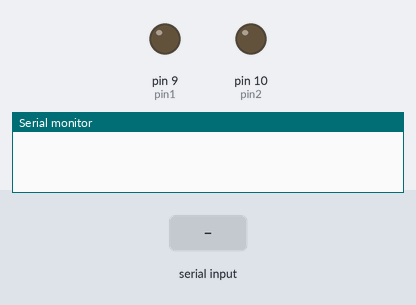
A sketch run on a simulated Arduino Uno, built with avr-gcc and run on an emulated ATmega328P. Shown: output pins drawn as LEDs (lit = HIGH), the last lines printed to the serial monitor. Inputs (shaded band) come from the test bench.

Above: at 1.2 s.
1.3 s: "175" received over Serial
At 2.2 s:
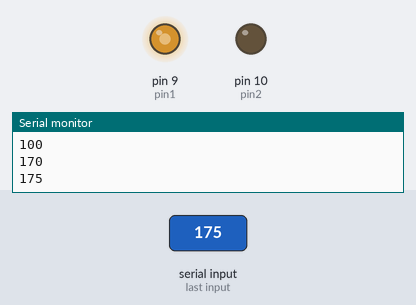
2.8 s: "100" received over Serial
At 3.3 s:
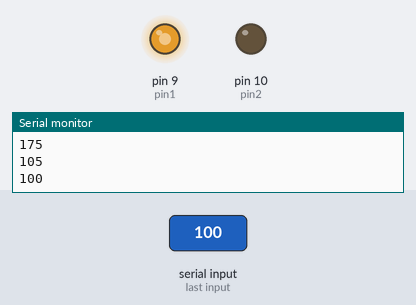
Timing chart, 0 to 5.8 s (numbered marks = the images above; inputs shaded):
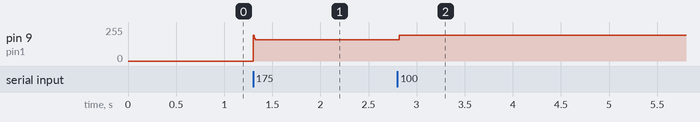

The sketch:

dennjisyaku.ino
```cpp
int pin1 = 9;
int pin2 =10;

char data[3]="200";
int flag=0;
int flag2=100;
int data2=0;

void setup() {
  pinMode(pin1, OUTPUT);
  pinMode(pin2, OUTPUT);

  digitalWrite(pin1, LOW);
  digitalWrite(pin2, LOW);

  Serial.begin(9600);
}

void loop() {

   if(Serial.available()>0){
    char inbyte=Serial.read();
    InData(inbyte);
    Serial.println(data);
  }


  //rotate forward
  digitalWrite(pin2, LOW);
  /*
  for(int i=0; i<=255; i++){
    analogWrite(pin1, i);
    delay(10);
  }
  for(int i=255; i>=0; i--){
    analogWrite(pin1, i);
    delay(10);
  }
  */

  if(strcmp(data, "175")>0 && strcmp(data,"200")<=0){
    analogWrite(pin1, 159);
    delay(10);
  }

  if(strcmp(data, "150")>0 && strcmp(data,"175")<=0){
    analogWrite(pin1, 171);
    delay(10);
  }

  if(strcmp(data, "125")>0 && strcmp(data,"150")<=0){
    analogWrite(pin1, 183);
    delay(10);
  }

  if(strcmp(data, "100")>0 && strcmp(data,"125")<=0){
    analogWrite(pin1, 195);
    delay(10);
  }

  if(strcmp(data, "075")>0 && strcmp(data,"100")<=0){
    analogWrite(pin1, 207);
    delay(10);
  }

  if(strcmp(data, "050")>0 && strcmp(data,"075")<=0){
    analogWrite(pin1, 219);
    delay(10);
  }

  if(strcmp(data, "025")>0 && strcmp(data,"050")<=0){
    analogWrite(pin1, 231);
    delay(10);
  }

  if(strcmp(data, "000")>0 && strcmp(data,"025")<=0){
    analogWrite(pin1, 243);
    delay(10);
  }

  if(strcmp(data, "000")==0){
    analogWrite(pin1, 255);
    delay(10);
  }
/*
  //rotate reverse
  digitalWrite(pin1, LOW);
  for(int i=0; i<=255; i++){
    analogWrite(pin2, i);
    delay(10);
  }
  for(int i=255; i>=0; i--){
    analogWrite(pin2, i);
    delay(10);
  }
  */
}


void InData(char rec){
  if(rec=='0' || rec=='1' || rec=='2' || rec=='3' || rec=='4' || rec=='5' || rec=='6' || rec=='7' || rec=='8' || rec=='9'){
    data[flag]=rec;
    flag++;
    if(flag>2){flag=0;}
  }
}


void CharToInt(char c[]){
  for(int i=0; i<3; i++){
    switch(c[i]){
      case '0':
        data2+=0;
      case '1':
        data2+=flag2;
      case '2':
        data2+=flag2*2;
      case '3':
        data2+=flag2*2;
      case '4':
        data2+=flag2*2;
      case '5':
        data2+=flag2*2;
      case '6':
        data2+=flag2*2;
      case '7':
        data2+=flag2*2;
      case '8':
        data2+=flag2*2;
      case '9':
        data2+=flag2*2;
    }
  }

}
```

Measured:
- after the input at 1.3 s, pin 9 (pin1): 0/255 → 159/255 at once
- after the input at 2.8 s, pin 9 (pin1): 159/255 → 195/255 at once
